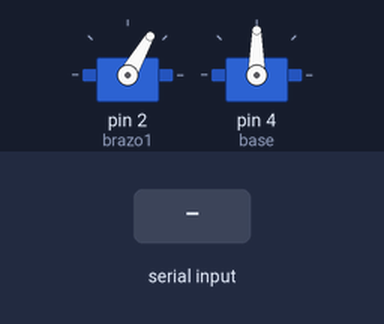
Simulated run of this sketch. Board: Arduino Uno, built with avr-gcc and run on an emulated ATmega328P. On the bench: 2 × servo. The inputs (shaded band) are chosen by the test bench. What the sketch prints to the serial monitor is not drawn.

Above: at 1.2 s.
1.3 s: "h\n" received over Serial
At 1.8 s:
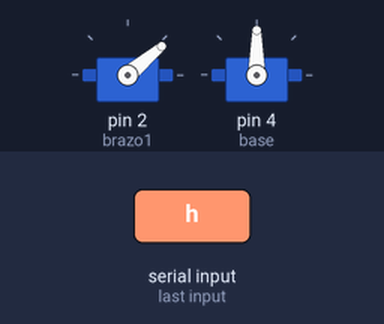
2.9 s: "d\n" received over Serial
4.4 s: "x\n" received over Serial
Timing chart, 0 to 7.4 s (numbered marks = the images above; inputs shaded):
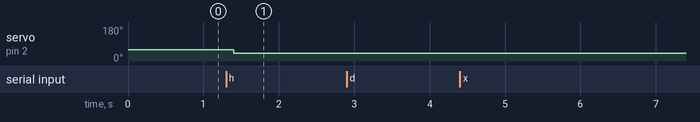

Measured:
- after the input at 1.3 s, servo on pin 2 (brazo1): 60° → 40° after 0.10 s
- after the input at 2.9 s, every drawn part: stays the same
- after the input at 4.4 s, every drawn part: stays the same

The sketch:

Servo.ino
```cpp
#include <Servo.h>

Servo brazo1;  //creamos un objeto servo
Servo brazo2;
Servo base;
float angx=90, angy=90;
char orientacion='p',eje=' ';

void setup()
{
  brazo1.attach(2);
  base.attach(4);
  Serial.begin(9600);
  base.write(90);
  brazo1.write(60);
}

void loop()
{
  if (Serial.available()>0){
    char buffer[2];
    Serial.readBytesUntil('\n', buffer, 2);
    orientacion=buffer[0];
    eje=buffer[1];
    Serial.println("orientacion");
    Serial.println(orientacion);
    Serial.println("eje");
    Serial.println(eje);}

    switch(orientacion)
    {
      case 'd':
      if(eje=='x')
        {angx=angx+0.5;
        base.write(angx);}

      if(eje=='y')
        {angy=angy+0.5;
        brazo1.write(angy);}
      break;
      case 'i':
      if(eje=='x')
        {angx=angx-0.5;
        base.write(angx);}

      if(eje=='y')
        {angy=angy-0.5;
        brazo1.write(angy);}
      break;
      case 'p':
      if(eje=='x')
        {angx=angx;
        base.write(angx);}

      if(eje=='y')
        {angy=angy;
        brazo1.write(angy);}
      break;

    case 'h':
      angy=40;
      angx=90;
      brazo1.write(angy);
      base.write(angx);

    break;
    }

    delay(100);

}
```
